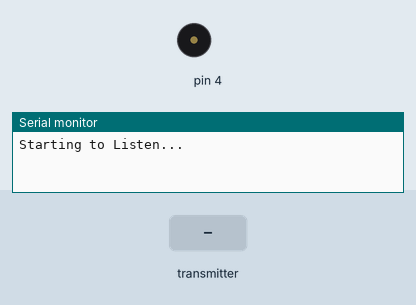
This sketch was run on a simulated Arduino Uno, built with avr-gcc and run on an emulated ATmega328P. Shown: buzzer (waves = sounding), the last lines printed to the serial monitor. The inputs (shaded band) are chosen by the test bench. No radio packets arrive unless stated.

Above: at 1.2 s.
1.3 s: the transmitter starts sending senderData = 0
At 2.1 s:
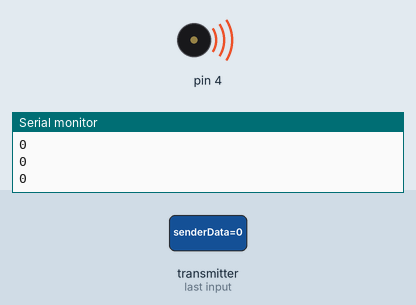
2.8 s: the transmitter starts sending senderData = 1
Timing chart, 0 to 5.8 s (numbered marks = the images above; inputs shaded):
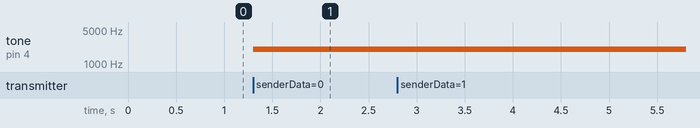

The sketch:

UNO_receiver_test.ino
```cpp
#include <SPI.h>
#include "RF24.h"

char senderData;

RF24 radio(7, 8);
const uint64_t pipe = 0xE8E8F0F0E1LL; // this is the transmitter address

void setup() {
  Serial.begin(9600);
  Serial.println("Starting to Listen...");

  radio.begin();
  // the following statements improve transmission range
  radio.setPayloadSize(1); // setting the payload size to the needed value
  radio.setDataRate(RF24_250KBPS); // reducing bandwidth
  radio.openReadingPipe(1, pipe); // Open one of the 6 pipes for reception
  radio.startListening(); // begin to listen
}

void loop() {
  if (radio.available()) {
    radio.read(&senderData, sizeof(senderData));
    Serial.println(senderData);
    tone(4, 2000,200);
  }
}
```

Measured:
- after the input at 1.3 s, tone on pin 4: silent → 2000 Hz at once
